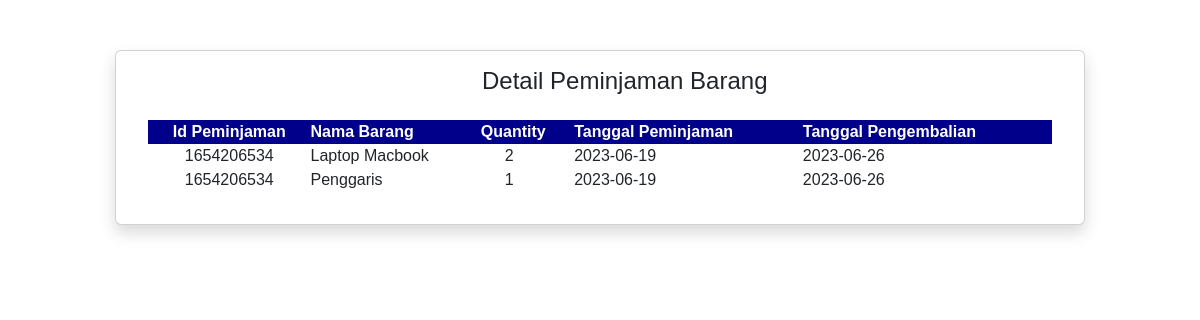
Page /preview.php?id_peminjaman=1654206534 on the committed database.
### tables this page shows
CREATE TABLE `detail_peminjaman` (
  `id_peminjaman` varchar(255) NOT NULL,
  `id_user` varchar(255) NOT NULL,
  `id_barang` varchar(255) NOT NULL,
  `quantity` bigint(20) NOT NULL,
  `tanggal_pengembalian` date DEFAULT NULL,
  `status` varchar(20) NOT NULL,
  `tanggal_peminjaman` date DEFAULT NULL,
  `status_diambil` varchar(15) DEFAULT NULL
);

CREATE TABLE `barang` (
  `id_barang` varchar(255) NOT NULL,
  `image_barang` blob NOT NULL,
  `nama_barang` varchar(255) NOT NULL,
  `jumlah` int(11) NOT NULL,
  `tersedia` int(11) NOT NULL
);

### preview.php (the view, shortened to what this page needs)
<!DOCTYPE html>
<html lang="en">
<head>
      <link rel="stylesheet" href="../css/bootstrap.min.css">
</head>
<body>
      <div class="container">
            <div class="card shadow rounded d-flex justify-content-center p-3">
                  <h1 class="" style="margin-left:350px">Detail Peminjaman Barang</h1>
                  <div class="table-wrapper stripped p-3 table-stripped-columns overflow-auto" style="width:100%">
                        <table style="width:100%">
                              <thead>
                                    <tr>
                                          <th class="d-flex justify-content-center" scope="col">Id Peminjaman</th>
                                          <th scope="col">Nama Barang</th>
                                          <th scope="col">Quantity</th>
                                          <th scope="col">Tanggal Peminjaman</th>
                                          <th scope="col">Tanggal Pengembalian</th>
                                    </tr>
                              </thead>
                              <tbody>
                                    <?php
                                    include('connection.php');
                                    $connect->exec("USE proyek");
                                    if (isset($_GET['id_peminjaman'])) {
                                          $idPeminjaman = $_GET['id_peminjaman'];
                                          $query = "SELECT dp.id_peminjaman, b.nama_barang, dp.id_barang, dp.quantity, dp.tanggal_pengembalian, dp.tanggal_peminjaman, dp.status_diambil, dp.status  FROM detail_peminjaman dp  INNER JOIN barang b ON dp.id_barang = b.id_barang WHERE dp.id_peminjaman = :id";
                                          $stmt = $connect->prepare($query);
                                          $stmt->bindParam(':id', $idPeminjaman);
                                          $stmt->execute();
                                          $result = $stmt->fetchAll();
                                          if ($stmt->rowCount() > 0) {
                                                foreach ($result as $row) { ?>
                                                      <tr>
                                                            <td class="d-flex justify-content-center"><?= $row['id_peminjaman']; ?></td>
                                                            <td><?= $row['nama_barang']; ?></td>
                                                            <td class="ps-4"><?= $row['quantity']; ?></td>
                                                            <td><?= $row['tanggal_peminjaman']; ?></td>
                                                            <td><?= $row['tanggal_pengembalian']; ?></td>
                                          <?php  }
                                          } else {
                                                echo "Detail peminjaman tidak ditemukan.";
                                          }
                                    } else {
                                          echo "ID_Peminjaman tidak diberikan.";
                                    }
                                          ?>
                              </tbody>
                        </table>
                  </div>
            </div>
      </div>
</body>
</html>

### preview.php (style rules this page uses)
:root { --white: #fff; --darkblue: #1b4965; --lightblue: #edf2f4; }
* { padding: 0; margin: 0; }
body { margin: 50px 0 150px; font-family: "Viga", sans-serif; }
.container { max-width: 1000px; padding: 0 15px; margin: 0 auto; }
h1 { font-size: 1.5em; }
th { background-color: darkblue; color: white; }

### rows in the picture
detail_peminjaman: id_peminjaman "1654206534", id_barang.nama_barang "Laptop Macbook", quantity "2", tanggal_peminjaman "2023-06-19", tanggal_pengembalian "2023-06-26"
detail_peminjaman: id_peminjaman "1654206534", id_barang.nama_barang "Penggaris", quantity "1", tanggal_peminjaman "2023-06-19", tanggal_pengembalian "2023-06-26"
